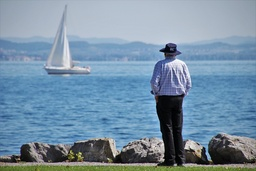
#> input picture old.jpg, 256 x 171 px, shrunk from 960 x 640 before the run
$ python script.py
#> lines starting #> are read from the running program, lines starting #| are printed output that depends on the picture
from PIL import Image
import numpy as np
import matplotlib.pyplot as plt
import math

filename = 'old.jpg'
im = Image.open(filename)
#> im is the input picture: PIL image 256x171 RGB; mean R, G, B 119.3, 144.8, 165.4
im_array = np.asarray(im)

def sqrt_diff(a,b):
    return math.sqrt(sum((int(a[i])-int(b[i]))**2 for i in range(3))/3)

diff_threshold = 5
new_array = np.copy(im_array)
for row in range(im_array.shape[0]-1):
    for col in range(im_array.shape[1]-1):
        if ( sqrt_diff(im_array[row,col],im_array[row,col+1]) > diff_threshold
            or sqrt_diff(im_array[row,col],im_array[row+1,col]) > diff_threshold):
            new_array[row,col] = [0,0,0] # black
        else:
            new_array[row,col] = [255,255,255] # white
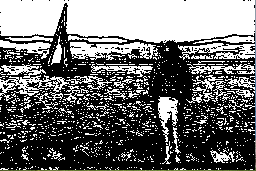
#> new_array: shape (171, 256, 3); mean R, G, B 110.1, 110.3, 110

plt.imshow(new_array)
plt.savefig('new.jpg')
